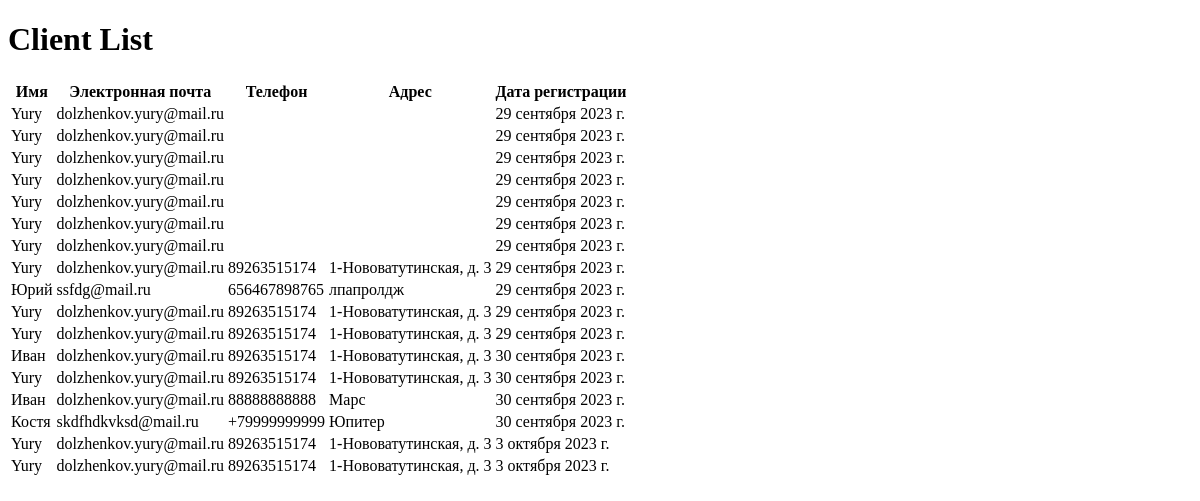
The page /clients/ on the database as committed earlier.
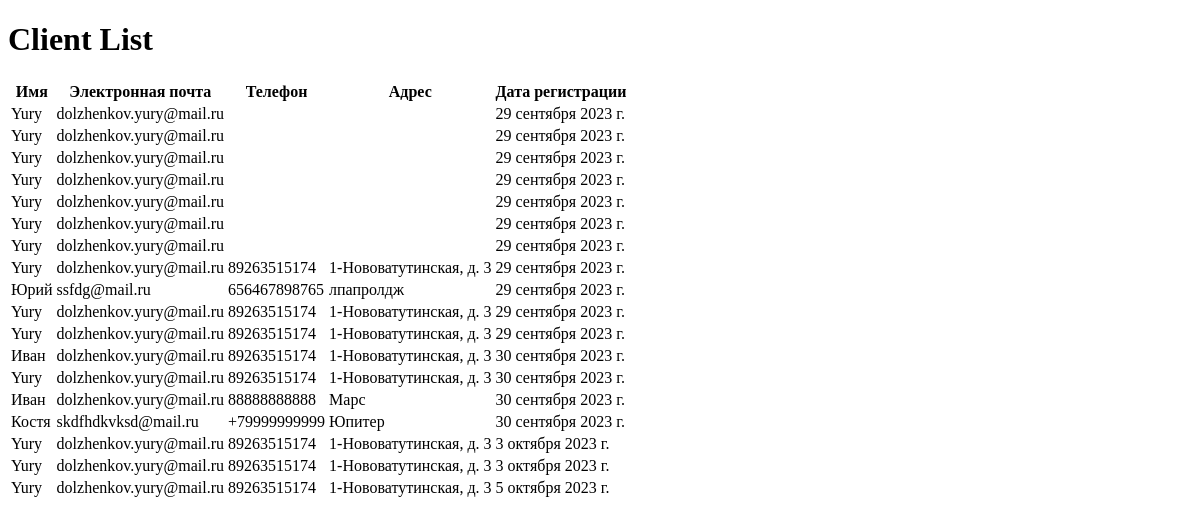
The same page on the database as committed later.
### myapp/models.py (models this page shows, shortened)
class Client(models.Model):
    name = models.CharField(max_length=100)
    email = models.EmailField()
    phone = models.CharField(max_length=15)
    address = models.CharField(max_length=200)
    registration_date = models.DateField(auto_now_add=True)
    objects = models.Manager()

### myapp/views.py (the view)
# urls.py: path('clients/', views.client_list, name='client_list'),
def client_list(request):
    clients = Client.objects.all()
    return render(request, 'client_list.html', {'clients': clients})

### myapp/templates/client_list.html (shortened to what this page needs)
<!DOCTYPE html>
<html>
<head>
</head>
<body>
<h1>Client List</h1>
<table>
    <thead>
    <tr>
        <th>Имя</th>
        <th>Электронная почта</th>
        <th>Телефон</th>
        <th>Адрес</th>
        <th>Дата регистрации</th>
    </tr>
    </thead>
    <tbody>
    {% for client in clients %}
    <tr>
        <td>{{ client.name }}</td>
        <td>{{ client.email }}</td>
        <td>{{ client.phone }}</td>
        <td>{{ client.address }}</td>
         <td>{{ client.registration_date }}</td>
    </tr>
    {% endfor %}
    </tbody>
</table>
</body>
</html>

Rows that differ between the two databases and show on the page:
added Client: name "Yury", email "dolzhenkov.yury@mail.ru", phone "89263515174", address "1-Нововатутинская, д. 3", registration_date "5 октября 2023 г."
